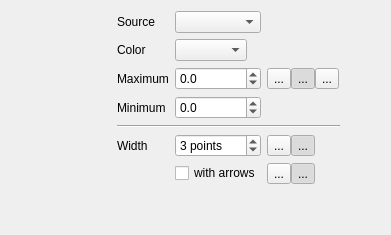
       <widget class="QWidget" name="tabStyle">
        <attribute name="title">
         <string>Style</string>
        </attribute>
        <layout class="QHBoxLayout" name="tabStyleLayout">
         <item>
          <layout class="QVBoxLayout" name="widgetColorLayout">
           <item>
            <widget class="CColorLegend" name="widgetColorLabel" native="true">
             <property name="sizePolicy">
              <sizepolicy hsizetype="Minimum" vsizetype="MinimumExpanding">
               <horstretch>0</horstretch>
               <verstretch>0</verstretch>
              </sizepolicy>
             </property>
             <property name="minimumSize">
              <size>
               <width>100</width>
               <height>0</height>
              </size>
             </property>
             <property name="maximumSize">
              <size>
               <width>300</width>
               <height>16777215</height>
              </size>
             </property>
            </widget>
           </item>
          </layout>
         </item>
         <item>
          <layout class="QVBoxLayout" name="verticalLayout_2">
           <item>
            <layout class="QGridLayout" name="gridLayout">
             <item row="0" column="0">
              <widget class="QLabel" name="label">
               <property name="sizePolicy">
                <sizepolicy hsizetype="Preferred" vsizetype="Preferred">
                 <horstretch>0</horstretch>
                 <verstretch>0</verstretch>
                </sizepolicy>
               </property>
               <property name="text">
                <string>Source</string>
               </property>
              </widget>
             </item>
             <item row="7" column="0">
              <widget class="QLabel" name="label_5">
               <property name="text">
                <string>Width</string>
               </property>
              </widget>
             </item>
             <item row="0" column="1">
              <widget class="QComboBox" name="comboColorSource"/>
             </item>
             <item row="8" column="2">
              <layout class="QHBoxLayout" name="horizontalLayout_4">
               <property name="spacing">
                <number>0</number>
               </property>
               <item>
                <widget class="QToolButton" name="toolUserArrow">
                 <property name="toolTip">
                  <string>Set visibility of the arrows for this particular track.</string>
                 </property>
                 <property name="text">
                  <string>...</string>
                 </property>
                 <property name="icon">
                  <iconset resource="../../resources.qrc">
                   <normaloff>:/icons/32x32/ArrowUser.png</normaloff>:/icons/32x32/ArrowUser.png</iconset>
                 </property>
                 <property name="iconSize">
                  <size>
                   <width>16</width>
                   <height>16</height>
                  </size>
                 </property>
                 <property name="checkable">
                  <bool>true</bool>
                 </property>
                 <property name="autoExclusive">
                  <bool>true</bool>
                 </property>
                 <attribute name="buttonGroup">
                  <string notr="true">buttonGroupArrow</string>
                 </attribute>
                </widget>
               </item>
               <item>
                <widget class="QToolButton" name="toolDefArrow">
                 <property name="toolTip">
                  <string>Set visibility of the arrows globally for all tracks that use the global settings.</string>
                 </property>
                 <property name="text">
                  <string>...</string>
                 </property>
                 <property name="icon">
                  <iconset resource="../../resources.qrc">
                   <normaloff>:/icons/32x32/ArrowDef.png</normaloff>:/icons/32x32/ArrowDef.png</iconset>
                 </property>
                 <property name="iconSize">
                  <size>
                   <width>16</width>
                   <height>16</height>
                  </size>
                 </property>
                 <property name="checkable">
                  <bool>true</bool>
                 </property>
                 <property name="checked">
                  <bool>true</bool>
                 </property>
                 <property name="autoExclusive">
                  <bool>true</bool>
                 </property>
                 <attribute name="buttonGroup">
                  <string notr="true">buttonGroupArrow</string>
                 </attribute>
                </widget>
               </item>
               <item>
                <spacer name="horizontalSpacer_6">
                 <property name="orientation">
                  <enum>Qt::Horizontal</enum>
                 </property>
                 <property name="sizeType">
                  <enum>QSizePolicy::Maximum</enum>
                 </property>
                 <property name="sizeHint" stdset="0">
                  <size>
                   <width>25</width>
                   <height>20</height>
                  </size>
                 </property>
                </spacer>
               </item>
              </layout>
             </item>
             <item row="4" column="1">
              <widget class="CDoubleSpinBox" name="spinLimitHigh">
               <property name="decimals">
                <number>1</number>
               </property>
               <property name="minimum">
                <double>-100.000000000000000</double>
               </property>
              </widget>
             </item>
             <item row="4" column="2">
              <layout class="QHBoxLayout" name="horizontalLayout_7">
               <property name="spacing">
                <number>0</number>
               </property>
               <item>
                <widget class="QToolButton" name="toolLimitUsrStyle">
                 <property name="toolTip">
                  <string>Use user defined limits that only apply to this particular track.</string>
                 </property>
                 <property name="text">
                  <string>...</string>
                 </property>
                 <property name="icon">
                  <iconset resource="../../resources.qrc">
                   <normaloff>:/icons/32x32/LimitUsr.png</normaloff>:/icons/32x32/LimitUsr.png</iconset>
                 </property>
                 <property name="iconSize">
                  <size>
                   <width>16</width>
                   <height>16</height>
                  </size>
                 </property>
                 <property name="checkable">
                  <bool>true</bool>
                 </property>
                 <property name="autoExclusive">
                  <bool>true</bool>
                 </property>
                </widget>
               </item>
               <item>
                <widget class="QToolButton" name="toolLimitAutoStyle">
                 <property name="toolTip">
                  <string>Automatic limits</string>
                 </property>
                 <property name="text">
                  <string>...</string>
                 </property>
                 <property name="icon">
                  <iconset resource="../../resources.qrc">
                   <normaloff>:/icons/32x32/Limit.png</normaloff>:/icons/32x32/Limit.png</iconset>
                 </property>
                 <property name="iconSize">
                  <size>
                   <width>16</width>
                   <height>16</height>
                  </size>
                 </property>
                 <property name="checkable">
                  <bool>true</bool>
                 </property>
                 <property name="checked">
                  <bool>true</bool>
                 </property>
                 <property name="autoExclusive">
                  <bool>true</bool>
                 </property>
                </widget>
               </item>
               <item>
                <widget class="QToolButton" name="toolLimitSysStyle">
                 <property name="toolTip">
                  <string>Use global user defined limits.</string>
                 </property>
                 <property name="text">
                  <string>...</string>
                 </property>
                 <property name="icon">
                  <iconset resource="../../resources.qrc">
                   <normaloff>:/icons/32x32/LimitSys.png</normaloff>:/icons/32x32/LimitSys.png</iconset>
                 </property>
                 <property name="iconSize">
                  <size>
                   <width>16</width>
                   <height>16</height>
                  </size>
                 </property>
                 <property name="checkable">
                  <bool>true</bool>
                 </property>
                 <property name="autoExclusive">
                  <bool>true</bool>
                 </property>
                </widget>
               </item>
              </layout>
             </item>
             <item row="4" column="0">
              <widget class="QLabel" name="label_2">
               <property name="sizePolicy">
                <sizepolicy hsizetype="Preferred" vsizetype="Preferred">
                 <horstretch>0</horstretch>
                 <verstretch>0</verstretch>
                </sizepolicy>
               </property>
               <property name="text">
                <string>Maximum</string>
               </property>
              </widget>
             </item>
             <item row="8" column="1">
              <widget class="QCheckBox" name="checkWithArrows">
               <property name="text">
                <string>with arrows</string>
               </property>
              </widget>
             </item>
             <item row="5" column="1">
              <widget class="CDoubleSpinBox" name="spinLimitLow">
               <property name="decimals">
                <number>1</number>
               </property>
               <property name="minimum">
                <double>-100.000000000000000</double>
               </property>
              </widget>
             </item>
             <item row="5" column="2">
              <layout class="QHBoxLayout" name="horizontalLayout_9">
               <property name="spacing">
                <number>0</number>
               </property>
              </layout>
             </item>
             <item row="7" column="2">
              <layout class="QHBoxLayout" name="horizontalLayout">
               <property name="spacing">
                <number>0</number>
               </property>
               <item>
                <widget class="QToolButton" name="toolUserLineWith">
                 <property name="toolTip">
                  <string>Change the line width for this particular track.</string>
                 </property>
                 <property name="text">
                  <string>...</string>
                 </property>
                 <property name="icon">
                  <iconset resource="../../resources.qrc">
                   <normaloff>:/icons/32x32/LineWidthUser.png</normaloff>:/icons/32x32/LineWidthUser.png</iconset>
                 </property>
                 <property name="iconSize">
                  <size>
                   <width>16</width>
                   <height>16</height>
                  </size>
                 </property>
                 <property name="checkable">
                  <bool>true</bool>
                 </property>
                 <property name="autoExclusive">
                  <bool>true</bool>
                 </property>
                 <attribute name="buttonGroup">
                  <string notr="true">buttonGroupLineWidth</string>
                 </attribute>
                </widget>
               </item>
               <item>
                <widget class="QToolButton" name="toolDefLineWidth">
                 <property name="toolTip">
                  <string>Change the line width globally for all tracks that use the global settings.</string>
                 </property>
                 <property name="text">
                  <string>...</string>
                 </property>
                 <property name="icon">
                  <iconset resource="../../resources.qrc">
                   <normaloff>:/icons/32x32/LineWidthDef.png</normaloff>:/icons/32x32/LineWidthDef.png</iconset>
                 </property>
                 <property name="iconSize">
                  <size>
                   <width>16</width>
                   <height>16</height>
                  </size>
                 </property>
                 <property name="checkable">
                  <bool>true</bool>
                 </property>
                 <property name="checked">
                  <bool>true</bool>
                 </property>
                 <property name="autoExclusive">
                  <bool>true</bool>
                 </property>
                 <attribute name="buttonGroup">
                  <string notr="true">buttonGroupLineWidth</string>
                 </attribute>
                </widget>
               </item>
               <item>
                <spacer name="horizontalSpacer_5">
                 <property name="orientation">
                  <enum>Qt::Horizontal</enum>
                 </property>
                 <property name="sizeType">
                  <enum>QSizePolicy::Maximum</enum>
                 </property>
                 <property name="sizeHint" stdset="0">
                  <size>
                   <width>25</width>
                   <height>20</height>
                  </size>
                 </property>
                </spacer>
               </item>
              </layout>
             </item>
             <item row="5" column="0">
              <widget class="QLabel" name="label_3">
               <property name="sizePolicy">
                <sizepolicy hsizetype="Preferred" vsizetype="Preferred">
                 <horstretch>0</horstretch>
                 <verstretch>0</verstretch>
                </sizepolicy>
               </property>
               <property name="text">
                <string>Minimum</string>
               </property>
              </widget>
             </item>
             <item row="6" column="0" colspan="3">
              <widget class="Line" name="line_4">
               <property name="orientation">
                <enum>Qt::Horizontal</enum>
               </property>
              </widget>
             </item>
             <item row="3" column="0">
              <widget class="QLabel" name="label_4">
               <property name="sizePolicy">
                <sizepolicy hsizetype="Minimum" vsizetype="Minimum">
                 <horstretch>0</horstretch>
                 <verstretch>0</verstretch>
                </sizepolicy>
               </property>
               <property name="text">
                <string>Color</string>
               </property>
              </widget>
             </item>
             <item row="3" column="1">
              <layout class="QHBoxLayout" name="horizontalLayout_13">
               <item>
                <widget class="QComboBox" name="comboColor"/>
               </item>
               <item>
                <widget class="CSelectActivityColor" name="widgetColorActivity" native="true"/>
               </item>
              </layout>
             </item>
             <item row="7" column="1">
              <widget class="QSpinBox" name="spinLineWidth">
               <property name="suffix">
                <string> points</string>
               </property>
               <property name="minimum">
                <number>1</number>
               </property>
               <property name="maximum">
                <number>12</number>
               </property>
               <property name="value">
                <number>3</number>
               </property>
              </widget>
             </item>
            </layout>
           </item>
           <item>
            <spacer name="verticalSpacer_2">
             <property name="orientation">
              <enum>Qt::Vertical</enum>
             </property>
             <property name="sizeHint" stdset="0">
              <size>
               <width>20</width>
               <height>40</height>
              </size>
             </property>
            </spacer>
           </item>
          </layout>
         </item>
         <item>
          <spacer name="horizontalSpacer_4">
           <property name="orientation">
            <enum>Qt::Horizontal</enum>
           </property>
           <property name="sizeHint" stdset="0">
            <size>
             <width>40</width>
             <height>20</height>
            </size>
           </property>
          </spacer>
         </item>
        </layout>
       </widget>
